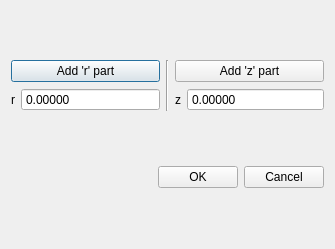
<?xml version="1.0" encoding="UTF-8"?>
<ui version="4.0">
 <class>Mesh</class>
 <widget class="QDialog" name="Mesh">
  <property name="geometry">
   <rect>
    <x>0</x>
    <y>0</y>
    <width>335</width>
    <height>249</height>
   </rect>
  </property>
  <property name="windowTitle">
   <string>Dialog</string>
  </property>
  <layout class="QVBoxLayout" name="verticalLayout_3">
   <item>
    <layout class="QHBoxLayout" name="horizontalLayout_4">
     <item>
      <layout class="QVBoxLayout" name="verticalLayout">
       <item>
        <widget class="QPushButton" name="AddR">
         <property name="text">
          <string>Add 'r' part</string>
         </property>
        </widget>
       </item>
       <item>
        <layout class="QHBoxLayout" name="horizontalLayout">
         <item>
          <widget class="QLabel" name="label">
           <property name="sizePolicy">
            <sizepolicy hsizetype="Maximum" vsizetype="Preferred">
             <horstretch>0</horstretch>
             <verstretch>0</verstretch>
            </sizepolicy>
           </property>
           <property name="text">
            <string>r</string>
           </property>
          </widget>
         </item>
         <item>
          <widget class="QDoubleSpinBox" name="doubleSpinBox">
           <property name="buttonSymbols">
            <enum>QAbstractSpinBox::NoButtons</enum>
           </property>
           <property name="decimals">
            <number>5</number>
           </property>
           <property name="minimum">
            <double>-10000.000000000000000</double>
           </property>
           <property name="maximum">
            <double>10000.000000000000000</double>
           </property>
          </widget>
         </item>
        </layout>
       </item>
       <item>
        <layout class="QVBoxLayout" name="RpartLay"/>
       </item>
      </layout>
     </item>
     <item>
      <widget class="Line" name="line">
       <property name="orientation">
        <enum>Qt::Vertical</enum>
       </property>
      </widget>
     </item>
     <item>
      <layout class="QVBoxLayout" name="verticalLayout_2">
       <item>
        <widget class="QPushButton" name="AddZ">
         <property name="text">
          <string>Add 'z' part</string>
         </property>
        </widget>
       </item>
       <item>
        <layout class="QHBoxLayout" name="horizontalLayout_3">
         <item>
          <widget class="QLabel" name="label_2">
           <property name="sizePolicy">
            <sizepolicy hsizetype="Maximum" vsizetype="Preferred">
             <horstretch>0</horstretch>
             <verstretch>0</verstretch>
            </sizepolicy>
           </property>
           <property name="text">
            <string>z</string>
           </property>
          </widget>
         </item>
         <item>
          <widget class="QDoubleSpinBox" name="doubleSpinBox_2">
           <property name="buttonSymbols">
            <enum>QAbstractSpinBox::NoButtons</enum>
           </property>
           <property name="decimals">
            <number>5</number>
           </property>
           <property name="minimum">
            <double>-10000.000000000000000</double>
           </property>
           <property name="maximum">
            <double>10000.000000000000000</double>
           </property>
          </widget>
         </item>
        </layout>
       </item>
       <item>
        <layout class="QVBoxLayout" name="ZpartLay"/>
       </item>
      </layout>
     </item>
    </layout>
   </item>
   <item>
    <layout class="QHBoxLayout" name="horizontalLayout_2">
     <item>
      <spacer name="horizontalSpacer">
       <property name="orientation">
        <enum>Qt::Horizontal</enum>
       </property>
       <property name="sizeHint" stdset="0">
        <size>
         <width>40</width>
         <height>20</height>
        </size>
       </property>
      </spacer>
     </item>
     <item>
      <widget class="QPushButton" name="OK_butt">
       <property name="text">
        <string>OK</string>
       </property>
      </widget>
     </item>
     <item>
      <widget class="QPushButton" name="Canc_butt">
       <property name="text">
        <string>Cancel</string>
       </property>
      </widget>
     </item>
    </layout>
   </item>
  </layout>
 </widget>
 <resources/>
 <connections>
  <connection>
   <sender>OK_butt</sender>
   <signal>clicked()</signal>
   <receiver>Mesh</receiver>
   <slot>accept()</slot>
   <hints>
    <hint type="sourcelabel">
     <x>75</x>
     <y>54</y>
    </hint>
    <hint type="destinationlabel">
     <x>64</x>
     <y>36</y>
    </hint>
   </hints>
  </connection>
  <connection>
   <sender>Canc_butt</sender>
   <signal>clicked()</signal>
   <receiver>Mesh</receiver>
   <slot>reject()</slot>
   <hints>
    <hint type="sourcelabel">
     <x>273</x>
     <y>51</y>
    </hint>
    <hint type="destinationlabel">
     <x>282</x>
     <y>33</y>
    </hint>
   </hints>
  </connection>
 </connections>
</ui>
